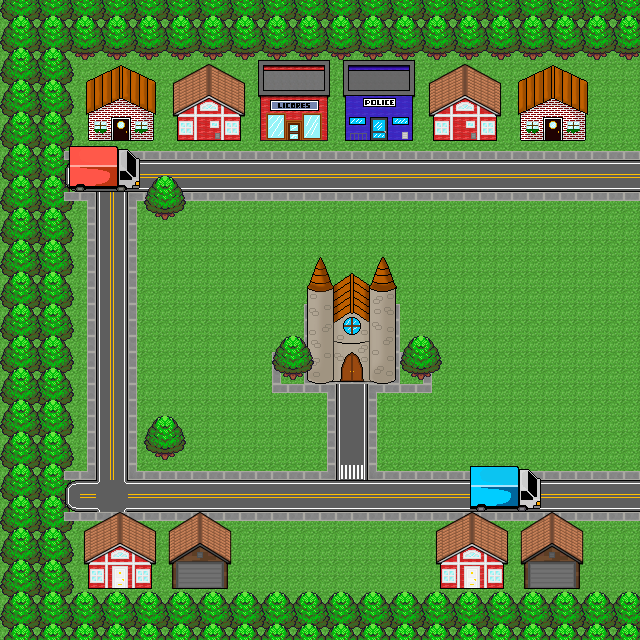

The image is a tile-based game level rendered from a .tmx file. Its description and source (layers, tilesets, objects; grid data summarised) follow:
An orthogonal 40x40 tile map with 16x16 px tiles, 85 tile layers (Piso, Arboles-17, Arboles-16, Arboles-15, ...), 2 tilesets.

<map version="1.0" tiledversion="1.1.3" orientation="orthogonal" renderorder="right-down" width="40" height="40" tilewidth="16" tileheight="16" infinite="0" nextobjectid="1">
 <tileset firstgid="1" source="objects.tsx" />
 <tileset firstgid="1441" source="casas.tsx" />
 <group name="Piso">
  <layer name="Piso" width="40" height="40">
   <data>[1600 cells, 1600 non-empty, 1 distinct tile ids]</data>
  </layer>
 </group>
 <group name="Grupo Arboles Horizontales Arriba/Abajo 2">
  <layer name="Arboles-17" width="40" height="40">
   <data>[1600 cells, 30 non-empty, 12 distinct tile ids]</data>
  </layer>
  <layer name="Arboles-16" width="40" height="40">
   <data>[1600 cells, 35 non-empty, 12 distinct tile ids]</data>
  </layer>
  <layer name="Arboles-15" width="40" height="40">
   <data>[1600 cells, 35 non-empty, 12 distinct tile ids]</data>
  </layer>
  <layer name="Arboles-14" width="40" height="40">
   <data>[1600 cells, 35 non-empty, 12 distinct tile ids]</data>
  </layer>
  <layer name="Arboles-13" width="40" height="40">
   <data>[1600 cells, 35 non-empty, 12 distinct tile ids]</data>
  </layer>
  <layer name="Arboles-12" width="40" height="40">
   <data>[1600 cells, 35 non-empty, 12 distinct tile ids]</data>
  </layer>
  <layer name="Arboles-11" width="40" height="40">
   <data>[1600 cells, 35 non-empty, 12 distinct tile ids]</data>
  </layer>
  <layer name="Arboles-10" width="40" height="40">
   <data>[1600 cells, 35 non-empty, 12 distinct tile ids]</data>
  </layer>
  <layer name="Arboles-9" width="40" height="40">
   <data>[1600 cells, 35 non-empty, 12 distinct tile ids]</data>
  </layer>
  <layer name="Arboles-8" width="40" height="40">
   <data>[1600 cells, 35 non-empty, 12 distinct tile ids]</data>
  </layer>
  <layer name="Arboles-7" width="40" height="40">
   <data>[1600 cells, 35 non-empty, 12 distinct tile ids]</data>
  </layer>
  <layer name="Arboles-6" width="40" height="40">
   <data>[1600 cells, 35 non-empty, 12 distinct tile ids]</data>
  </layer>
  <layer name="Arboles-5" width="40" height="40">
   <data>[1600 cells, 35 non-empty, 12 distinct tile ids]</data>
  </layer>
  <layer name="Arboles-4" width="40" height="40">
   <data>[1600 cells, 35 non-empty, 12 distinct tile ids]</data>
  </layer>
  <layer name="Arboles-3" width="40" height="40">
   <data>[1600 cells, 35 non-empty, 12 distinct tile ids]</data>
  </layer>
  <layer name="Arboles-2" width="40" height="40">
   <data>[1600 cells, 35 non-empty, 12 distinct tile ids]</data>
  </layer>
  <layer name="Arboles-1" width="40" height="40">
   <data>[1600 cells, 35 non-empty, 12 distinct tile ids]</data>
  </layer>
  <layer name="Arboles-0" width="40" height="40">
   <data>[1600 cells, 23 non-empty, 12 distinct tile ids]</data>
  </layer>
 </group>
 <group name="Grupo Arboles Horizontales Arriba/Abajo 1">
  <layer name="Arboles-17" width="40" height="40">
   <data>[1600 cells, 27 non-empty, 12 distinct tile ids]</data>
  </layer>
  <layer name="Arboles-16" width="40" height="40">
   <data>[1600 cells, 31 non-empty, 12 distinct tile ids]</data>
  </layer>
  <layer name="Arboles-15" width="40" height="40">
   <data>[1600 cells, 31 non-empty, 12 distinct tile ids]</data>
  </layer>
  <layer name="Arboles-14" width="40" height="40">
   <data>[1600 cells, 31 non-empty, 12 distinct tile ids]</data>
  </layer>
  <layer name="Arboles-13" width="40" height="40">
   <data>[1600 cells, 31 non-empty, 12 distinct tile ids]</data>
  </layer>
  <layer name="Arboles-12" width="40" height="40">
   <data>[1600 cells, 31 non-empty, 12 distinct tile ids]</data>
  </layer>
  <layer name="Arboles-11" width="40" height="40">
   <data>[1600 cells, 31 non-empty, 12 distinct tile ids]</data>
  </layer>
  <layer name="Arboles-10" width="40" height="40">
   <data>[1600 cells, 31 non-empty, 12 distinct tile ids]</data>
  </layer>
  <layer name="Arboles-9" width="40" height="40">
   <data>[1600 cells, 31 non-empty, 12 distinct tile ids]</data>
  </layer>
  <layer name="Arboles-8" width="40" height="40">
   <data>[1600 cells, 31 non-empty, 12 distinct tile ids]</data>
  </layer>
  <layer name="Arboles-7" width="40" height="40">
   <data>[1600 cells, 31 non-empty, 12 distinct tile ids]</data>
  </layer>
  <layer name="Arboles-6" width="40" height="40">
   <data>[1600 cells, 31 non-empty, 12 distinct tile ids]</data>
  </layer>
  <layer name="Arboles-5" width="40" height="40">
   <data>[1600 cells, 31 non-empty, 12 distinct tile ids]</data>
  </layer>
  <layer name="Arboles-4" width="40" height="40">
   <data>[1600 cells, 31 non-empty, 12 distinct tile ids]</data>
  </layer>
  <layer name="Arboles-3" width="40" height="40">
   <data>[1600 cells, 31 non-empty, 12 distinct tile ids]</data>
  </layer>
  <layer name="Arboles-2" width="40" height="40">
   <data>[1600 cells, 31 non-empty, 12 distinct tile ids]</data>
  </layer>
  <layer name="Arboles-1" width="40" height="40">
   <data>[1600 cells, 31 non-empty, 12 distinct tile ids]</data>
  </layer>
  <layer name="Arboles-0" width="40" height="40">
   <data>[1600 cells, 19 non-empty, 12 distinct tile ids]</data>
  </layer>
 </group>
 <group name="Grupo Arboles Verticales Fila 2">
  <layer name="Arboles-20" width="40" height="40">
   <data>[1600 cells, 10 non-empty, 8 distinct tile ids]</data>
  </layer>
  <layer name="Arboles-19" width="40" height="40">
   <data>[1600 cells, 15 non-empty, 12 distinct tile ids]</data>
  </layer>
  <layer name="Arboles-18" width="40" height="40">
   <data>[1600 cells, 15 non-empty, 12 distinct tile ids]</data>
  </layer>
  <layer name="Arboles-17" width="40" height="40">
   <data>[1600 cells, 15 non-empty, 12 distinct tile ids]</data>
  </layer>
  <layer name="Arboles-16" width="40" height="40">
   <data>[1600 cells, 15 non-empty, 12 distinct tile ids]</data>
  </layer>
  <layer name="Arboles-15" width="40" height="40">
   <data>[1600 cells, 15 non-empty, 12 distinct tile ids]</data>
  </layer>
  <layer name="Arboles-14" width="40" height="40">
   <data>[1600 cells, 15 non-empty, 12 distinct tile ids]</data>
  </layer>
  <layer name="Arboles-13" width="40" height="40">
   <data>[1600 cells, 15 non-empty, 12 distinct tile ids]</data>
  </layer>
  <layer name="Arboles-12" width="40" height="40">
   <data>[1600 cells, 15 non-empty, 12 distinct tile ids]</data>
  </layer>
  <layer name="Arboles-11" width="40" height="40">
   <data>[1600 cells, 15 non-empty, 12 distinct tile ids]</data>
  </layer>
  <layer name="Arboles-10" width="40" height="40">
   <data>[1600 cells, 15 non-empty, 12 distinct tile ids]</data>
  </layer>
  <layer name="Arboles-9" width="40" height="40">
   <data>[1600 cells, 15 non-empty, 12 distinct tile ids]</data>
  </layer>
  <layer name="Arboles-8" width="40" height="40">
   <data>[1600 cells, 15 non-empty, 12 distinct tile ids]</data>
  </layer>
  <layer name="Arboles-7" width="40" height="40">
   <data>[1600 cells, 15 non-empty, 12 distinct tile ids]</data>
  </layer>
  <layer name="Arboles-6" width="40" height="40">
   <data>[1600 cells, 15 non-empty, 12 distinct tile ids]</data>
  </layer>
  <layer name="Arboles-5" width="40" height="40">
   <data>[1600 cells, 15 non-empty, 12 distinct tile ids]</data>
  </layer>
  <layer name="Arboles-4" width="40" height="40">
   <data>[1600 cells, 15 non-empty, 12 distinct tile ids]</data>
  </layer>
  <layer name="Arboles-3" width="40" height="40">
   <data>[1600 cells, 15 non-empty, 12 distinct tile ids]</data>
  </layer>
  <layer name="Arboles-2" width="40" height="40">
   <data>[1600 cells, 15 non-empty, 12 distinct tile ids]</data>
  </layer>
  <layer name="Arboles-1" width="40" height="40">
   <data>[1600 cells, 15 non-empty, 12 distinct tile ids]</data>
  </layer>
  <layer name="Arboles-0" width="40" height="40">
   <data>[1600 cells, 5 non-empty, 4 distinct tile ids]</data>
  </layer>
 </group>
 <group name="Grupo Arboles Verticales Fila 1" locked="1">
  <layer name="Arboles-20" width="40" height="40">
   <data>[1600 cells, 6 non-empty, 6 distinct tile ids]</data>
  </layer>
  <layer name="Arboles-19" width="40" height="40">
   <data>[1600 cells, 9 non-empty, 9 distinct tile ids]</data>
  </layer>
  <layer name="Arboles-18" width="40" height="40">
   <data>[1600 cells, 9 non-empty, 9 distinct tile ids]</data>
  </layer>
  <layer name="Arboles-17" width="40" height="40">
   <data>[1600 cells, 9 non-empty, 9 distinct tile ids]</data>
  </layer>
  <layer name="Arboles-16" width="40" height="40">
   <data>[1600 cells, 9 non-empty, 9 distinct tile ids]</data>
  </layer>
  <layer name="Arboles-15" width="40" height="40">
   <data>[1600 cells, 9 non-empty, 9 distinct tile ids]</data>
  </layer>
  <layer name="Arboles-14" width="40" height="40">
   <data>[1600 cells, 9 non-empty, 9 distinct tile ids]</data>
  </layer>
  <layer name="Arboles-13" width="40" height="40">
   <data>[1600 cells, 9 non-empty, 9 distinct tile ids]</data>
  </layer>
  <layer name="Arboles-12" width="40" height="40">
   <data>[1600 cells, 9 non-empty, 9 distinct tile ids]</data>
  </layer>
  <layer name="Arboles-11" width="40" height="40">
   <data>[1600 cells, 9 non-empty, 9 distinct tile ids]</data>
  </layer>
  <layer name="Arboles-10" width="40" height="40">
   <data>[1600 cells, 9 non-empty, 9 distinct tile ids]</data>
  </layer>
  <layer name="Arboles-9" width="40" height="40">
   <data>[1600 cells, 9 non-empty, 9 distinct tile ids]</data>
  </layer>
  <layer name="Arboles-8" width="40" height="40">
   <data>[1600 cells, 9 non-empty, 9 distinct tile ids]</data>
  </layer>
  <layer name="Arboles-7" width="40" height="40">
   <data>[1600 cells, 9 non-empty, 9 distinct tile ids]</data>
  </layer>
  <layer name="Arboles-6" width="40" height="40">
   <data>[1600 cells, 9 non-empty, 9 distinct tile ids]</data>
  </layer>
  <layer name="Arboles-5" width="40" height="40">
   <data>[1600 cells, 9 non-empty, 9 distinct tile ids]</data>
  </layer>
  <layer name="Arboles-4" width="40" height="40">
   <data>[1600 cells, 9 non-empty, 9 distinct tile ids]</data>
  </layer>
  <layer name="Arboles-3" width="40" height="40">
   <data>[1600 cells, 9 non-empty, 9 distinct tile ids]</data>
  </layer>
  <layer name="Arboles-2" width="40" height="40">
   <data>[1600 cells, 9 non-empty, 9 distinct tile ids]</data>
  </layer>
  <layer name="Arboles-1" width="40" height="40">
   <data>[1600 cells, 9 non-empty, 9 distinct tile ids]</data>
  </layer>
  <layer name="Arboles-0" width="40" height="40">
   <data>[1600 cells, 3 non-empty, 3 distinct tile ids]</data>
  </layer>
 </group>
 <group name="Calles">
  <layer name="Calles Horizontales" width="40" height="40">
   <data>[1600 cells, 285 non-empty, 10 distinct tile ids]</data>
  </layer>
  <layer name="Calle Verticales" width="40" height="40">
   <data>[1600 cells, 97 non-empty, 10 distinct tile ids]</data>
  </layer>
 </group>
 <group name="Vereda Ciudad">
  <layer name="Vereda" width="40" height="40">
   <data>[1600 cells, 32 non-empty, 6 distinct tile ids]</data>
  </layer>
 </group>
 <group name="Casas">
  <layer name="Casas" width="40" height="40">
   <data>[1600 cells, 318 non-empty, 213 distinct tile ids]</data>
  </layer>
 </group>
 <group name="Arboles Ciudad">
  <layer name="Arboles" width="40" height="40">
   <data>[1600 cells, 48 non-empty, 12 distinct tile ids]</data>
  </layer>
 </group>
 <group name="Camiones ">
  <layer name="Camiones" width="40" height="40">
   <data>[1600 cells, 30 non-empty, 30 distinct tile ids]</data>
  </layer>
 </group>
</map>
